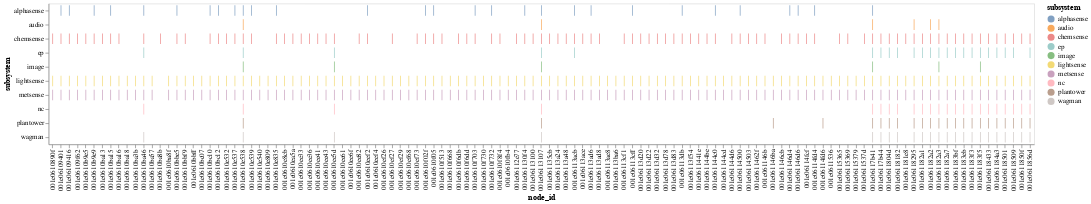

Notebook code for this chart:
### Code cell
alt.Chart(subsystem_types).mark_tick().encode(
    x='node_id',
    y='subsystem',
    color='subsystem'
).properties(width=1400) #, height=250

### Figure 1 — Vega-Lite specification as saved in the notebook (floating-point values rounded to 4 significant figures; data arrays with more than 128 entries replaced by an {"elided": "..."} marker saying what was removed)
{"config": {"view": {"continuousWidth": 400, "continuousHeight": 300}}, "data": {"name": "data-0c9c0ecd4bd0a8f69293834db9bcb394"}, "mark": "tick", "encoding": {"color": {"type": "nominal", "field": "subsystem"}, "x": {"type": "nominal", "field": "node_id"}, "y": {"type": "nominal", "field": "subsystem"}}, "width": 1400, "$schema": "https://vega.github.io/schema/vega-lite/v4.8.1.json", "datasets": {"data-0c9c0ecd4bd0a8f69293834db9bcb394": {"elided": "464 records"}}}
